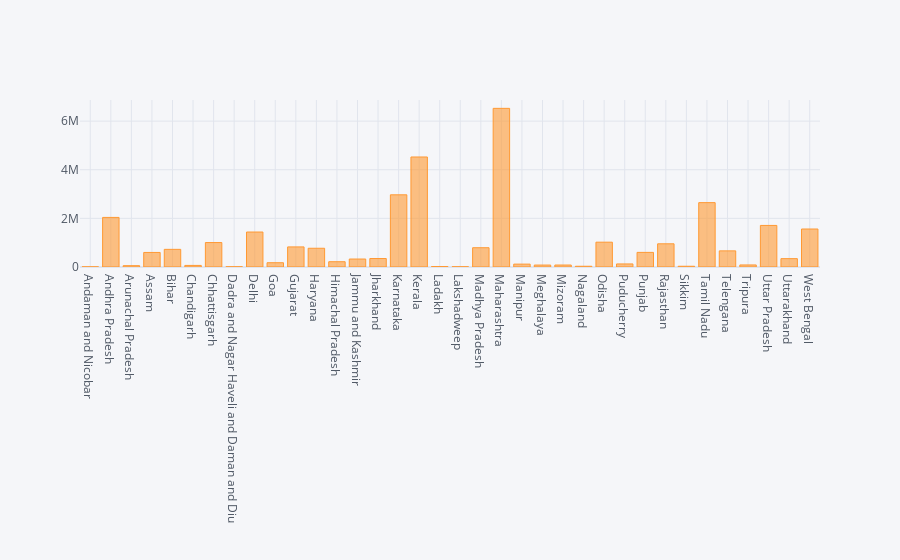

Here is the notebook cell this chart was saved with:
### Markdown cell above
#### In below graph to view the no of total cases just keep your courser on particular state bar

### Code cell
df.iplot(kind='bar',x='State/UTs',y='Total Cases')

### Figure 1 — Plotly figure (JSON) as saved in the notebook; plotly's stock layout.template omitted (floating-point values rounded to 4 significant figures)
{"data": [{"marker": {"color": "rgba(255, 153, 51, 0.6)", "line": {"color": "rgba(255, 153, 51, 1.0)", "width": 1}}, "name": "Total Cases", "orientation": "v", "text": "", "type": "bar", "x": ["Andaman and Nicobar", "Andhra Pradesh", "Arunachal Pradesh", "Assam", "Bihar", "Chandigarh", "Chhattisgarh", "Dadra and Nagar Haveli and Daman and Diu", "Delhi", "Goa", "Gujarat", "Haryana", "Himachal Pradesh", "Jammu and Kashmir", "Jharkhand", "Karnataka", "Kerala", "Ladakh", "Lakshadweep", "Madhya Pradesh", "Maharashtra", "Manipur", "Meghalaya", "Mizoram", "Nagaland", "Odisha", "Puducherry", "Punjab", "Rajasthan", "Sikkim", "Tamil Nadu", "Telengana", "Tripura", "Uttar Pradesh", "Uttarakhand", "West Bengal"], "y": [7600, 2039529, 54126, 598423, 725901, 65188, 1005094, 10670, 1438517, 175583, 825737, 770746, 217140, 328069, 348125, 2968543, 4524158, 20737, 10359, 792402, 6524498, 118673, 79667, 81460, 30907, 1020754, 125517, 601323, 954263, 30971, 2647041, 663662, 83905, 1709680, 343393, 1562173]}], "layout": {"autosize": true, "legend": {"bgcolor": "#F5F6F9", "font": {"color": "#4D5663"}}, "paper_bgcolor": "#F5F6F9", "plot_bgcolor": "#F5F6F9", "title": {"font": {"color": "#4D5663"}}, "xaxis": {"autorange": false, "gridcolor": "#E1E5ED", "range": [-0.5, 35.5], "showgrid": true, "tickfont": {"color": "#4D5663"}, "title": {"font": {"color": "#4D5663"}, "text": ""}, "type": "category", "zerolinecolor": "#E1E5ED"}, "yaxis": {"autorange": false, "gridcolor": "#E1E5ED", "range": [0, 6868000.0], "showgrid": true, "tickfont": {"color": "#4D5663"}, "title": {"font": {"color": "#4D5663"}, "text": ""}, "type": "linear", "zerolinecolor": "#E1E5ED"}}}
